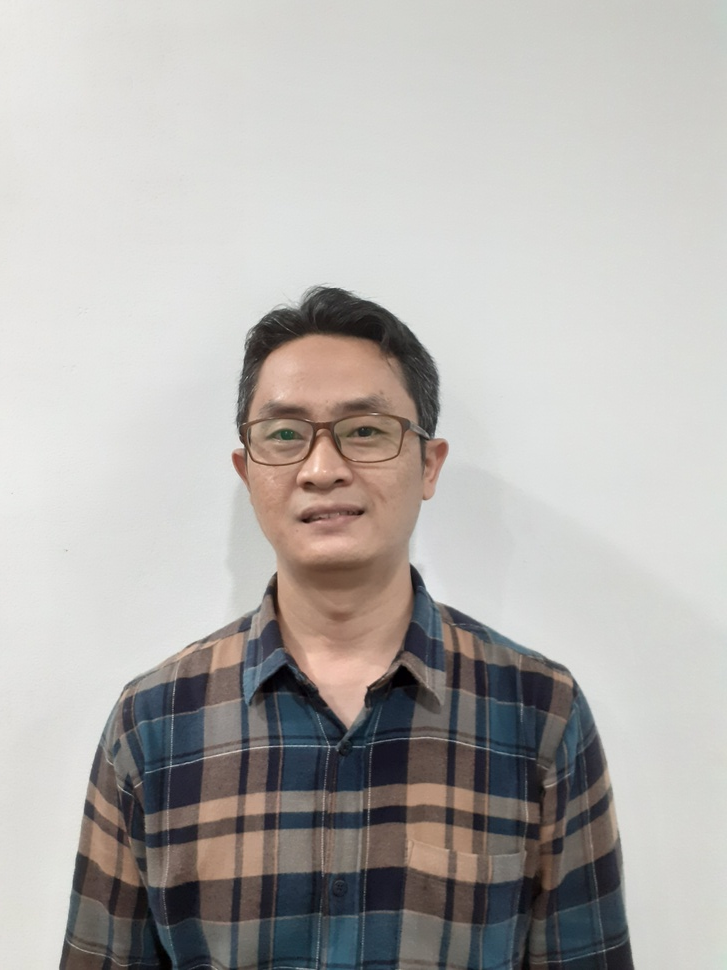
#> input picture notebook/abdul aziz.jpg, 727 x 970 px, shrunk from 3096 x 4128 before the run
$ python -i image_enhancer.py   (imports and definitions only)
#> lines starting #> are read from the running program, lines starting #| are printed output that depends on the picture
#> further down, picture is the input picture: shape (970, 727, 3); mean B, G, R 174.2, 177.1, 180.1
import cv2
import numpy as np
import logging

def is_low_light(img_array: np.ndarray, threshold: int = 70) -> bool:
    """
    Checks if an image is low-light by calculating its average brightness.

    Args:
        img_array: The input image (as a BGR NumPy array).
        threshold: The brightness value (0-255) to check against.
                   If the average brightness is < this, it's considered low-light.

    Returns:
        True if the image is low-light, False otherwise.
    """
    try:
        # Convert the image to Grayscale to get a single brightness channel
        gray = cv2.cvtColor(img_array, cv2.COLOR_BGR2GRAY)

        # Calculate the mean (average) brightness of all pixels
        average_brightness = gray.mean()

        if average_brightness < threshold:
            logging.info(f"Low-light detected. Average brightness: {average_brightness:.2f} < {threshold}")
            return True
        else:
            logging.info(f"Image is well-lit. Average brightness: {average_brightness:.2f} >= {threshold}")
            return False

    except Exception as e:
        logging.error(f"Error in is_low_light check: {e}")
        # Default to False (assume it's not low-light) if check fails
        return False

def preprocess_low_light(img_array: np.ndarray) -> np.ndarray:
    """
    Applies Option 1: Denoise -> Enhance (CLAHE) to an image.

    Args:
        img_array: A NumPy array representing the image (in BGR format).

    Returns:
        A NumPy array representing the preprocessed image (in BGR format).
    """
    try:
        # 1. --- Denoise the image (Non-Local Means) ---

        # --- TUNING PARAMETER 1: Denoising Strength (h) ---
        # This is the 'h' parameter (the first '10'). It's the most important
        # setting for noise reduction.
        #
        # * Increase this value (e.g., 12, 15, 20) if images are still
        #     very noisy or grainy.
        # * Decrease this value (e.g., 8, 5) if faces start to look
        #     too "waxy," "plasticky," or "unnatural" (i.e., too much
        #     detail is being blurred).
        #
        # The second '10' is hForColorComponents, which we can keep matched.
        # 7 and 21 are templateWindowSize and searchWindowSize (standard defaults).
        logging.info("Applying Denoising...")
        denoised_img = cv2.fastNlMeansDenoisingColored(img_array, None, 10, 10, 7, 21)

        # 2. --- Enhance the denoised image (CLAHE) ---
        # Convert to LAB color space to separate Lightness from Color
        logging.info("Applying CLAHE...")
        lab = cv2.cvtColor(denoised_img, cv2.COLOR_BGR2LAB)
#> lab: shape (970, 727, 3); mean of channels 0, 1, 2 182, 128.9, 129.6

        # Split the L (Lightness), A, and B channels
        l, a, b = cv2.split(lab)
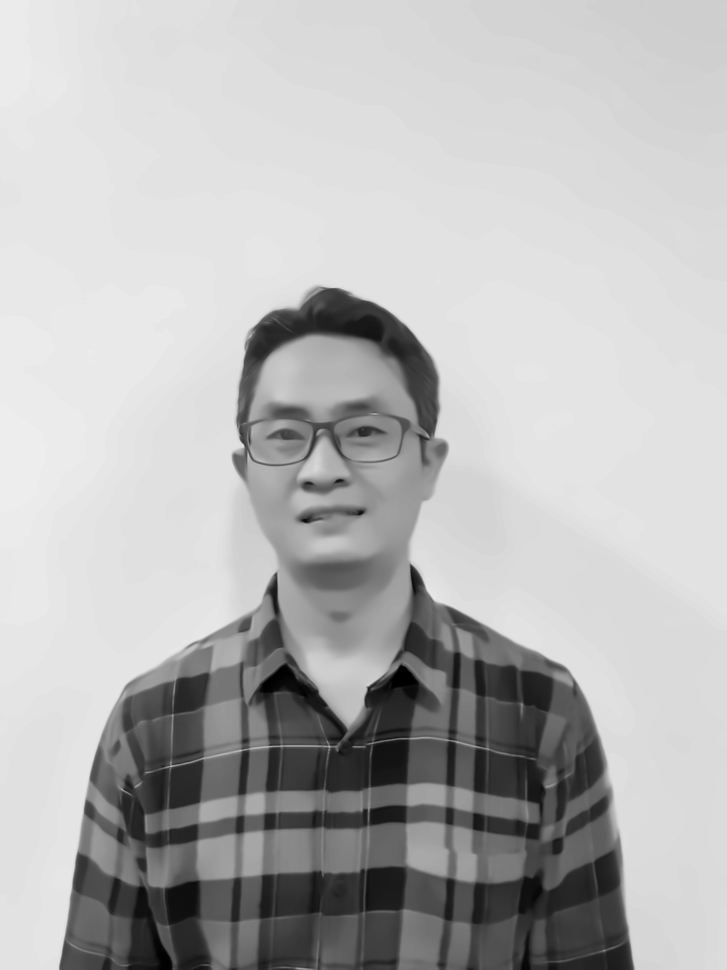
#> l: shape (970, 727); min 0, max 237, mean 182
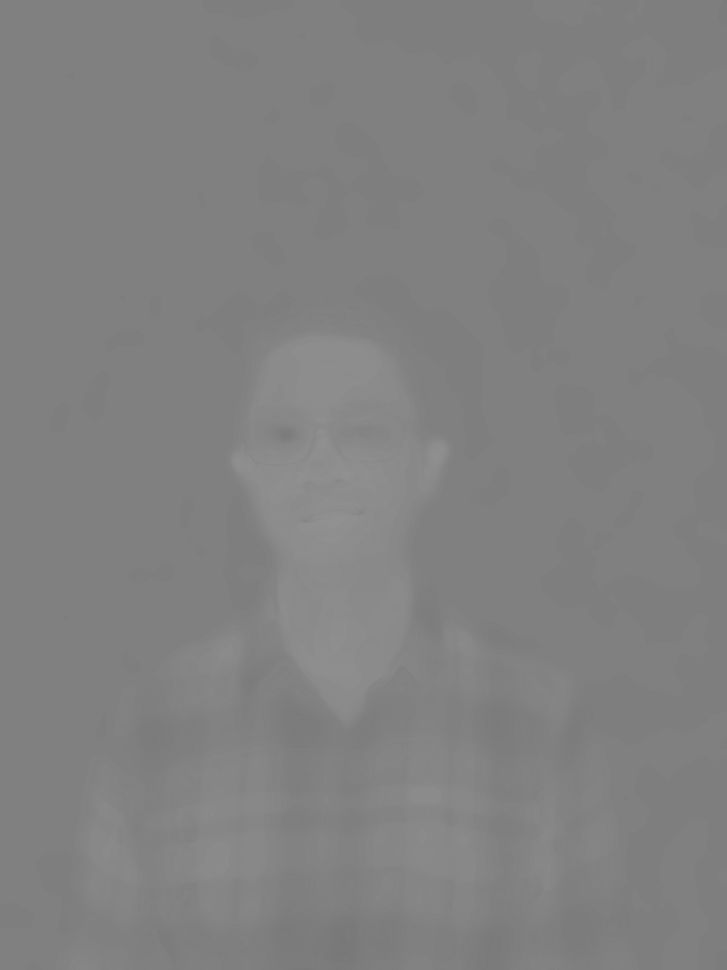
#> a: shape (970, 727); min 120, max 146, mean 128.9

        # --- TUNING PARAMETER 2: Contrast Limit (clipLimit) ---
        # This controls how much the contrast is enhanced. It's a "limit"
        # to prevent the algorithm from over-amplifying any single area.
        #
        # * Increase this value (e.g., 3.0, 4.0) if faces are still
        #     too dark or details are not visible.
        # * Decrease this value (e.g., 1.5, 1.0) if the image looks
        #     too "harsh," "over-sharpened," or if noise artifacts
        #     (that denoising missed) are being amplified.

        # --- TUNING PARAMETER 3: Tile Grid Size (tileGridSize) ---
        # This defines the size of the "local regions" for enhancement.
        # (8, 8) is a standard default and works well for most cases.
        # You probably don't need to change this unless you have very
        # specific image sizes (e.g., tiny thumbnails).
        clahe = cv2.createCLAHE(clipLimit=2.0, tileGridSize=(8, 8))

        # Apply CLAHE to *only* the Lightness channel
        enhanced_l = clahe.apply(l)
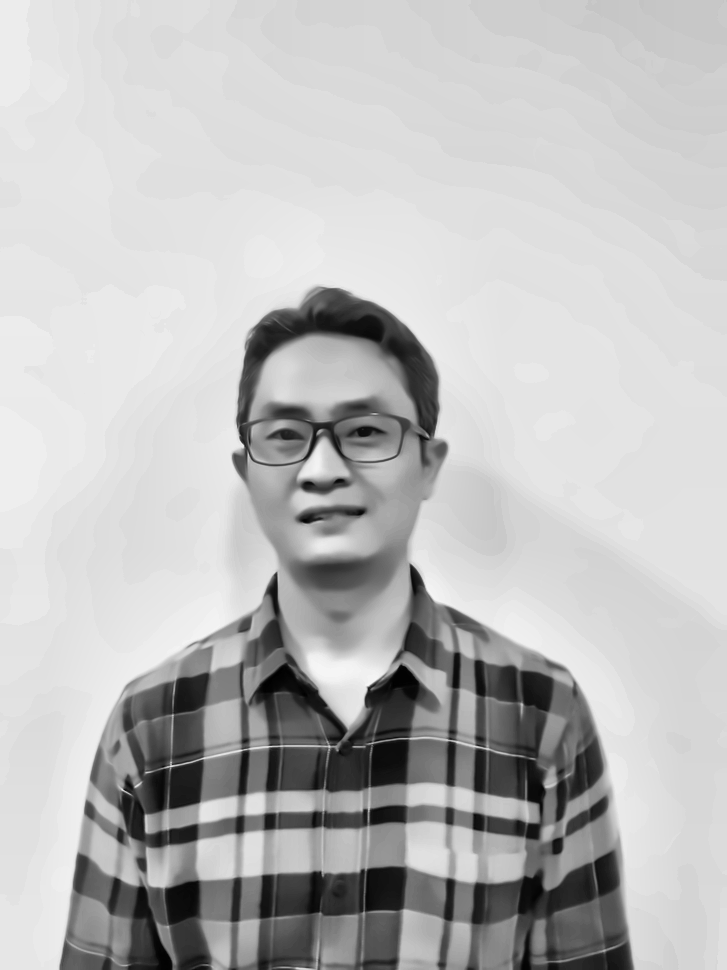
#> enhanced_l: shape (970, 727); min 0, max 246, mean 187.9

        # Merge the enhanced Lightness channel back with original A and B channels
        merged_lab = cv2.merge((enhanced_l, a, b))
#> merged_lab: shape (970, 727, 3); mean of channels 0, 1, 2 187.9, 128.9, 129.6

        # Convert the LAB image back to BGR
        final_img = cv2.cvtColor(merged_lab, cv2.COLOR_LAB2BGR)
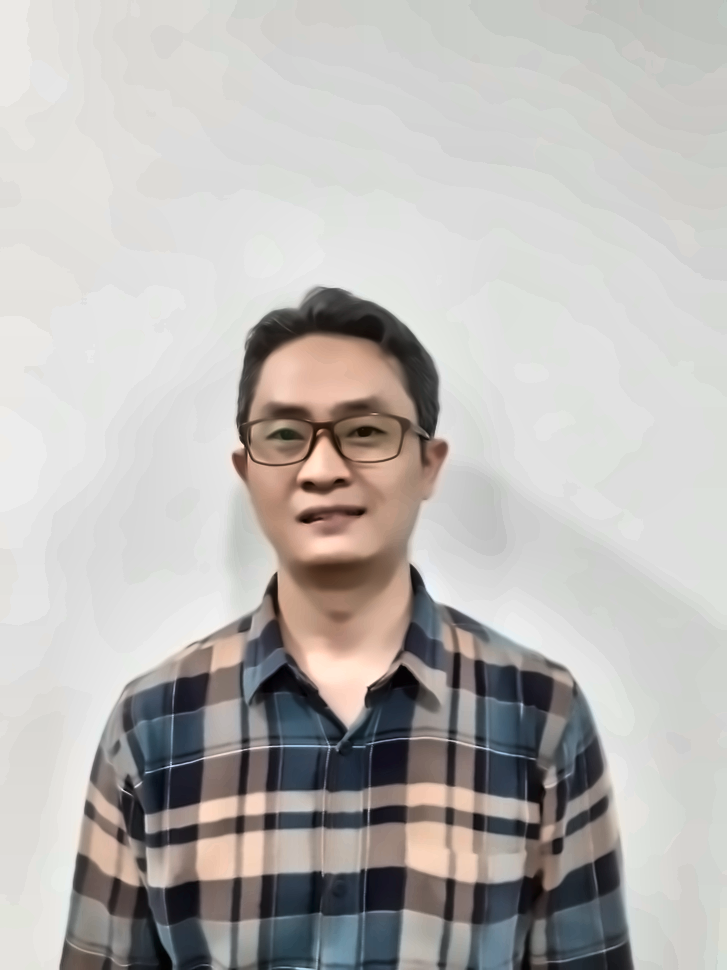
#> final_img: shape (970, 727, 3); mean B, G, R 180.3, 182.8, 185.8

        logging.info("Preprocessing complete.")
        return final_img

    except cv2.error as e:
        logging.error(f"OpenCV error during preprocessing: {e}")
        # If preprocessing fails, just return the original image
        return img_array
    except Exception as e:
        logging.error(f"Unexpected error during preprocessing: {e}")
        # If preprocessing fails, just return the original image
        return img_array

>>> import cv2
>>> picture = cv2.imread('../../notebook/abdul aziz.jpg')
>>> result = preprocess_low_light(picture)
